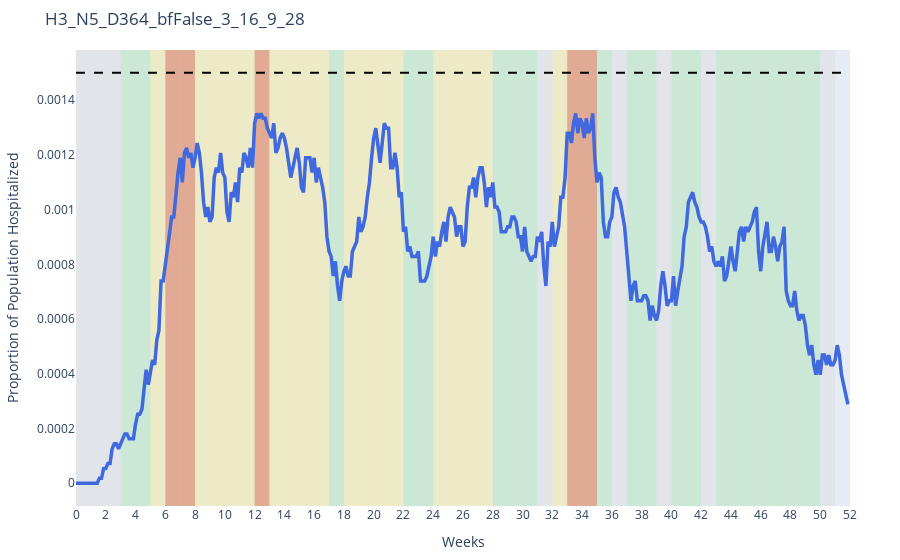
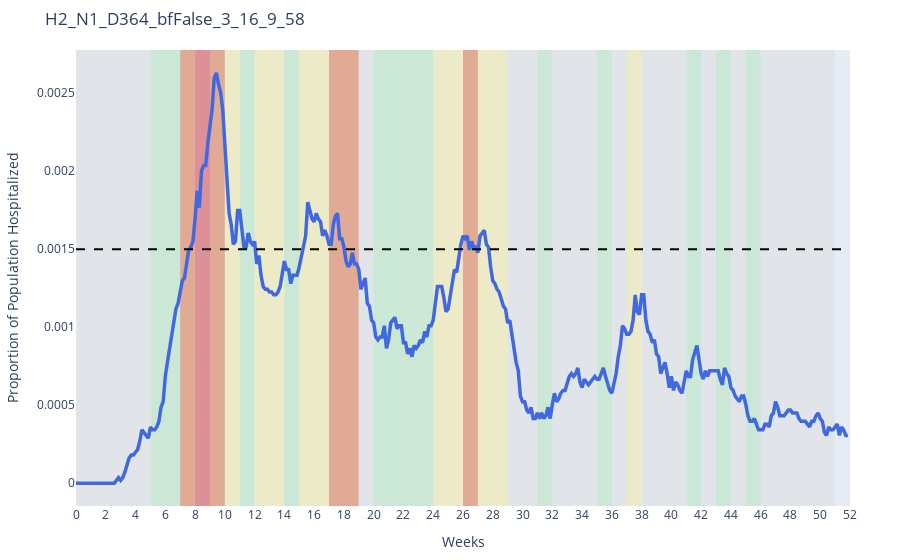
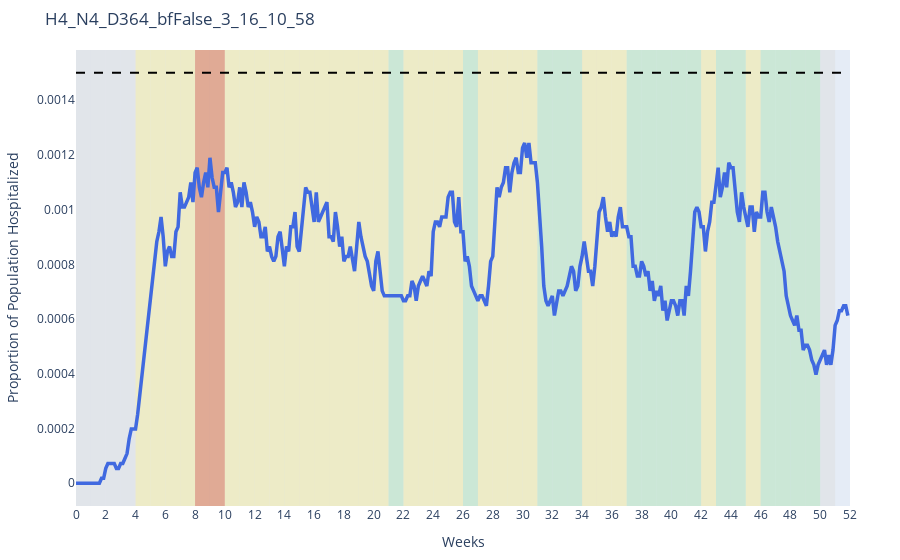
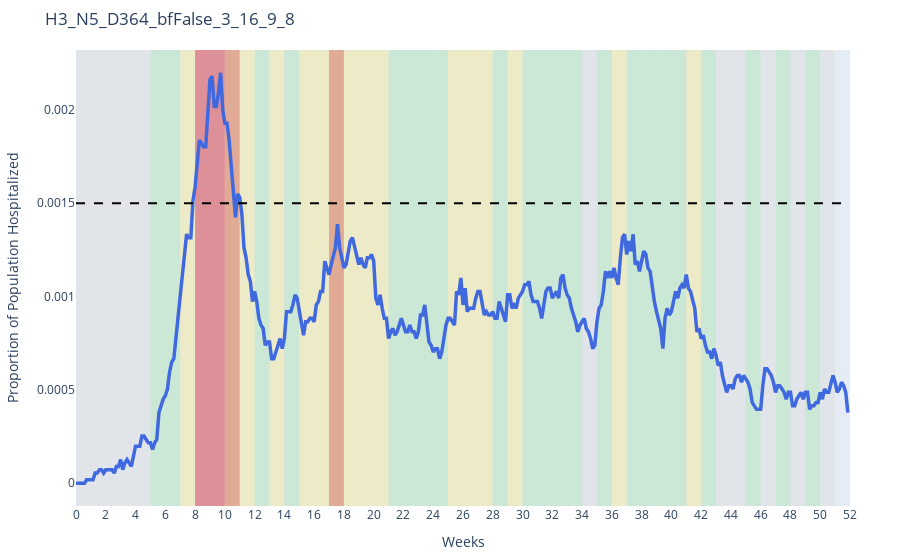

The code cell stored with these charts, in order, in its notebook:
### Code cell
import pickle as pkl

for file in glob('../../data/MCTS_Results/pickles/optimized_*'):
    with open(file, 'rb') as f:
        data, ts, actions, tree = pkl.load(f)
        df = make_beds_graph(ts,
                             actions[:-1], 
                             7,
                             file.split('optimized_')[1],
                             make_df=False)
